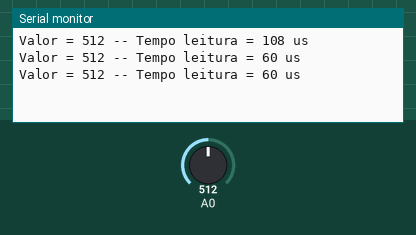
Bench run of a sketch on a simulated Arduino Uno, built with avr-gcc and run on an emulated ATmega328P. Parts: the last lines printed to the serial monitor. Inputs (shaded band) come from the test bench; at power-on: A0 = 512.

Above: at 1.3 s.
1.4 s: A0 set to 716
At 1.8 s:
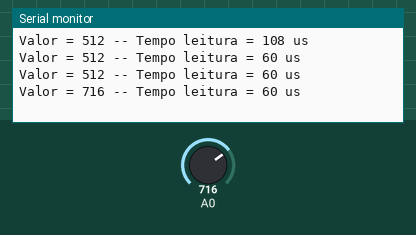
2.9 s: A0 set to 900
At 3.4 s:
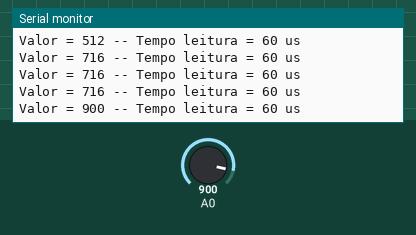
Timing chart, 0 to 5.9 s (numbered marks = the images above; inputs shaded):
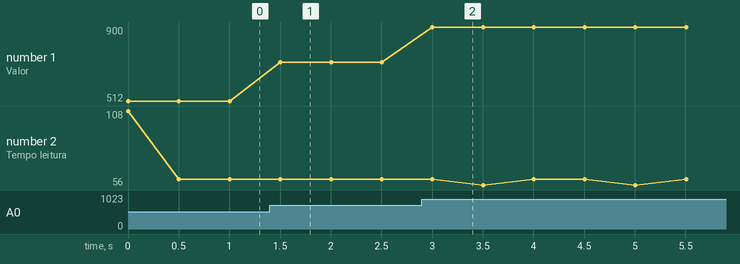

The sketch:

timeADC250khz.ino.ino
```cpp
// Variáveia para armazenar os resultados

unsigned long tempo_inicio;

unsigned long tempo_fim;

unsigned long valor;

// constante para configuração do prescaler
const unsigned char PS_16 = (1 << ADPS2);
const unsigned char PS_32 = (1 << ADPS2) | (1 << ADPS0);
const unsigned char PS_64 = (1 << ADPS2) | (1 << ADPS1);
const unsigned char PS_128 = (1 << ADPS2) | (1 << ADPS1) | (1 << ADPS0);

void setup() {
 Serial.begin(115200);

 // configura o preescaler do ADC
 ADCSRA &= ~PS_128;  //limpa configuração da biblioteca do arduino

 // valores possiveis de prescaler só deixar a linha com prescaler desejado
 // PS_16, PS_32, PS_64 or PS_128
 //ADCSRA |= PS_128; // 64 prescaler
    ADCSRA |= PS_64; // 64 prescaler
 //  ADCSRA |= PS_32; // 32 prescaler
 // ADCSRA |= PS_16; // 16 prescaler
}

void loop() {
 // leitura
   tempo_inicio = micros(); //marca tempo de inicio de leitura
   valor = analogRead(0);  //le valor convertido
   tempo_fim = micros();   //le tempo no fim da conversão

   //exibe valor lido e tempo de conversão
   Serial.print("Valor = ");
   Serial.print(valor);
   Serial.print(" -- Tempo leitura = ");
   Serial.print(tempo_fim - tempo_inicio);
   Serial.println(" us");
   delay(500);
}
```

Measured:
- after the input at 1.4 s, the serial monitor: prints a new line after 0.10 s (image 1)
- after the input at 2.9 s, the serial monitor: prints a new line after 0.10 s (image 2)
- plotted number 1: 512 → 716 after the input at 1.4 s, 716 → 900 after the input at 2.9 s
